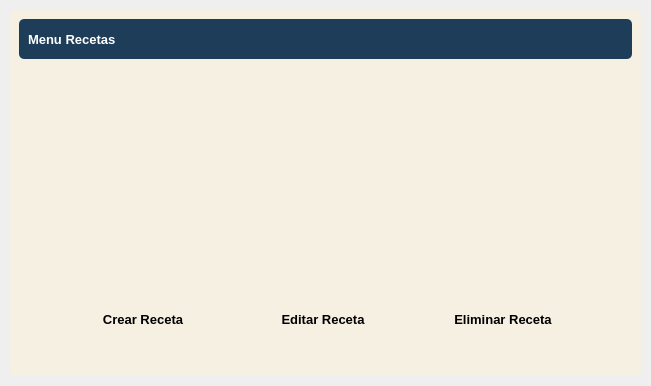
<?xml version="1.0" encoding="UTF-8"?>
<ui version="4.0">
 <class>DetailWindow</class>
 <widget class="QWidget" name="DetailWindow">
  <property name="geometry">
   <rect>
    <x>0</x>
    <y>0</y>
    <width>651</width>
    <height>386</height>
   </rect>
  </property>
  <property name="windowTitle">
   <string>Form</string>
  </property>
  <property name="styleSheet">
   <string notr="true">border-radius: 5px</string>
  </property>
  <layout class="QVBoxLayout" name="verticalLayout">
   <property name="spacing">
    <number>0</number>
   </property>
   <property name="leftMargin">
    <number>0</number>
   </property>
   <property name="topMargin">
    <number>0</number>
   </property>
   <property name="rightMargin">
    <number>0</number>
   </property>
   <property name="bottomMargin">
    <number>0</number>
   </property>
   <item>
    <widget class="QFrame" name="central_widget_frame">
     <property name="frameShape">
      <enum>QFrame::StyledPanel</enum>
     </property>
     <property name="frameShadow">
      <enum>QFrame::Raised</enum>
     </property>
     <layout class="QVBoxLayout" name="shadow_layout">
      <property name="spacing">
       <number>0</number>
      </property>
      <property name="leftMargin">
       <number>10</number>
      </property>
      <property name="topMargin">
       <number>10</number>
      </property>
      <property name="rightMargin">
       <number>10</number>
      </property>
      <property name="bottomMargin">
       <number>10</number>
      </property>
      <item>
       <widget class="QFrame" name="background_frame">
        <property name="styleSheet">
         <string notr="true">background-color: rgb(245, 240, 225);</string>
        </property>
        <property name="frameShape">
         <enum>QFrame::StyledPanel</enum>
        </property>
        <property name="frameShadow">
         <enum>QFrame::Raised</enum>
        </property>
        <layout class="QVBoxLayout" name="verticalLayout_2">
         <item>
          <widget class="QFrame" name="top_bar_frame">
           <property name="minimumSize">
            <size>
             <width>0</width>
             <height>40</height>
            </size>
           </property>
           <property name="maximumSize">
            <size>
             <width>16777215</width>
             <height>40</height>
            </size>
           </property>
           <property name="styleSheet">
            <string notr="true">background-color: #1e3d59;</string>
           </property>
           <property name="frameShape">
            <enum>QFrame::StyledPanel</enum>
           </property>
           <property name="frameShadow">
            <enum>QFrame::Raised</enum>
           </property>
           <layout class="QHBoxLayout" name="horizontalLayout_3">
            <item>
             <widget class="QLabel" name="title_label">
              <property name="font">
               <font>
                <pointsize>10</pointsize>
                <bold>true</bold>
               </font>
              </property>
              <property name="styleSheet">
               <string notr="true">color: white;</string>
              </property>
              <property name="text">
               <string>Menu Recetas</string>
              </property>
             </widget>
            </item>
            <item>
             <widget class="QFrame" name="buttons_holder_frame">
              <property name="minimumSize">
               <size>
                <width>0</width>
                <height>30</height>
               </size>
              </property>
              <property name="maximumSize">
               <size>
                <width>113</width>
                <height>16777215</height>
               </size>
              </property>
              <property name="frameShape">
               <enum>QFrame::StyledPanel</enum>
              </property>
              <property name="frameShadow">
               <enum>QFrame::Raised</enum>
              </property>
              <widget class="QToolButton" name="minimize_button">
               <property name="geometry">
                <rect>
                 <x>10</x>
                 <y>0</y>
                 <width>22</width>
                 <height>22</height>
                </rect>
               </property>
               <property name="text">
                <string/>
               </property>
               <property name="icon">
                <iconset>
                 <normaloff>../../pys6-recipes-organizer/assets/icons/minimize-window.png</normaloff>../../pys6-recipes-organizer/assets/icons/minimize-window.png</iconset>
               </property>
               <property name="iconSize">
                <size>
                 <width>25</width>
                 <height>25</height>
                </size>
               </property>
              </widget>
              <widget class="QToolButton" name="restore_button">
               <property name="geometry">
                <rect>
                 <x>50</x>
                 <y>0</y>
                 <width>22</width>
                 <height>22</height>
                </rect>
               </property>
               <property name="text">
                <string/>
               </property>
               <property name="icon">
                <iconset>
                 <normaloff>../../pys6-recipes-organizer/assets/icons/restore-window.png</normaloff>../../pys6-recipes-organizer/assets/icons/restore-window.png</iconset>
               </property>
               <property name="iconSize">
                <size>
                 <width>25</width>
                 <height>25</height>
                </size>
               </property>
              </widget>
              <widget class="QToolButton" name="maximize_button">
               <property name="geometry">
                <rect>
                 <x>50</x>
                 <y>0</y>
                 <width>22</width>
                 <height>22</height>
                </rect>
               </property>
               <property name="text">
                <string/>
               </property>
               <property name="icon">
                <iconset>
                 <normaloff>../../pys6-recipes-organizer/assets/icons/maximize-window.png</normaloff>../../pys6-recipes-organizer/assets/icons/maximize-window.png</iconset>
               </property>
               <property name="iconSize">
                <size>
                 <width>25</width>
                 <height>25</height>
                </size>
               </property>
              </widget>
              <widget class="QToolButton" name="close_button">
               <property name="geometry">
                <rect>
                 <x>90</x>
                 <y>0</y>
                 <width>22</width>
                 <height>22</height>
                </rect>
               </property>
               <property name="text">
                <string/>
               </property>
               <property name="icon">
                <iconset>
                 <normaloff>../../pys6-recipes-organizer/assets/icons/close-window.png</normaloff>../../pys6-recipes-organizer/assets/icons/close-window.png</iconset>
               </property>
               <property name="iconSize">
                <size>
                 <width>25</width>
                 <height>25</height>
                </size>
               </property>
              </widget>
             </widget>
            </item>
           </layout>
          </widget>
         </item>
         <item>
          <widget class="QFrame" name="content_frame">
           <property name="frameShape">
            <enum>QFrame::StyledPanel</enum>
           </property>
           <property name="frameShadow">
            <enum>QFrame::Raised</enum>
           </property>
           <layout class="QVBoxLayout" name="verticalLayout_3">
            <item>
             <widget class="QFrame" name="frame">
              <property name="frameShape">
               <enum>QFrame::StyledPanel</enum>
              </property>
              <property name="frameShadow">
               <enum>QFrame::Raised</enum>
              </property>
              <widget class="QPushButton" name="edit_button">
               <property name="geometry">
                <rect>
                 <x>220</x>
                 <y>230</y>
                 <width>150</width>
                 <height>31</height>
                </rect>
               </property>
               <property name="minimumSize">
                <size>
                 <width>150</width>
                 <height>30</height>
                </size>
               </property>
               <property name="font">
                <font>
                 <pointsize>10</pointsize>
                 <bold>true</bold>
                </font>
               </property>
               <property name="styleSheet">
                <string notr="true">QPushButton{
	background-color : #007BFF;
	color: white;
}
QPushButton::hover {background-color : #ffc13b};</string>
               </property>
               <property name="text">
                <string>Editar Receta</string>
               </property>
               <property name="iconSize">
                <size>
                 <width>20</width>
                 <height>20</height>
                </size>
               </property>
              </widget>
              <widget class="QPushButton" name="finish_button">
               <property name="geometry">
                <rect>
                 <x>400</x>
                 <y>230</y>
                 <width>150</width>
                 <height>31</height>
                </rect>
               </property>
               <property name="minimumSize">
                <size>
                 <width>150</width>
                 <height>30</height>
                </size>
               </property>
               <property name="font">
                <font>
                 <pointsize>10</pointsize>
                 <bold>true</bold>
                </font>
               </property>
               <property name="styleSheet">
                <string notr="true">QPushButton{
	background-color : #DC3545;
	color: white;
}
QPushButton::hover {background-color : #ffc13b};</string>
               </property>
               <property name="text">
                <string>Eliminar Receta</string>
               </property>
               <property name="iconSize">
                <size>
                 <width>20</width>
                 <height>20</height>
                </size>
               </property>
              </widget>
              <widget class="QPushButton" name="view_button">
               <property name="geometry">
                <rect>
                 <x>40</x>
                 <y>230</y>
                 <width>150</width>
                 <height>31</height>
                </rect>
               </property>
               <property name="minimumSize">
                <size>
                 <width>150</width>
                 <height>30</height>
                </size>
               </property>
               <property name="font">
                <font>
                 <pointsize>10</pointsize>
                 <bold>true</bold>
                </font>
               </property>
               <property name="styleSheet">
                <string notr="true">QPushButton{
	background-color : #17A2B8;
	color: white;
}
QPushButton::hover {background-color : #ffc13b};</string>
               </property>
               <property name="text">
                <string>Crear Receta</string>
               </property>
               <property name="iconSize">
                <size>
                 <width>20</width>
                 <height>20</height>
                </size>
               </property>
              </widget>
              <widget class="QTableWidget" name="tableWidget">
               <property name="geometry">
                <rect>
                 <x>10</x>
                 <y>20</y>
                 <width>571</width>
                 <height>181</height>
                </rect>
               </property>
               <property name="styleSheet">
                <string notr="true"/>
               </property>
              </widget>
             </widget>
            </item>
           </layout>
          </widget>
         </item>
        </layout>
       </widget>
      </item>
     </layout>
    </widget>
   </item>
  </layout>
 </widget>
 <resources/>
 <connections/>
</ui>
